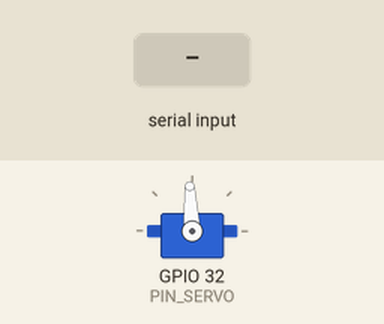
Simulated run of this sketch. Board: ESP32. Shown: servo. Inputs (shaded band) come from the test bench. Servo pulses on a pin are drawn as a servo (544–2400 µs = 0–180°); what the sketch prints to the serial monitor is not drawn.

Above: at 1.2 s.
1.3 s: "+\n" received over Serial
2.8 s: "90,45\n" received over Serial
Timing chart, 0 to 5.8 s (numbered marks = the images above; inputs shaded):
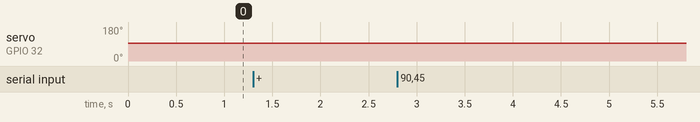

The sketch:

p2_kalibrasi_pulsa.ino
```cpp
/*
 * BAB 38 - Program 2: Kalibrasi Titik Ujung Servo (Tanpa Library)
 * Mengirim lebar pulsa pilihanmu ke servo memakai LEDC secara langsung.
 * Ketik di Serial Monitor (line ending: New Line), lalu tekan Enter:
 *   angka 500-2500 → kirim pulsa selebar itu (dalam µs), misalnya 1500
 *   +              → tambah 10 µs
 *   -              → kurangi 10 µs
 *
 * Rangkaian: SRV (header hijau) → IO32, servo di header servo kit (S V G)
 */

#define PIN_SERVO 32  // SRV → IO32

const uint32_t FREKUENSI_HZ = 50;      // 50 Hz → satu pulsa setiap 20 ms
const uint8_t RESOLUSI_BIT = 14;       // 2^14 = 16384 langkah per periode
const uint32_t PERIODE_US = 20000;     // 1 ÷ 50 Hz = 20.000 µs
const uint32_t LANGKAH_PENUH = 16384;  // 2^RESOLUSI_BIT

const int BATAS_BAWAH_US = 500;  // rentang aman yang boleh diketik
const int BATAS_ATAS_US = 2500;
const int LANGKAH_US = 10;       // besar perubahan untuk perintah + dan -

int pulsaUs = 1500;     // lebar pulsa sekarang; mulai di tengah
String penampung = "";  // karakter yang sudah tiba, menunggu akhir baris

// Mengubah lebar pulsa (µs) menjadi nilai duty LEDC 14 bit, dibulatkan
uint32_t pulsaKeDuty(int us) {
  return ((uint32_t)us * LANGKAH_PENUH + PERIODE_US / 2) / PERIODE_US;
}

void kirimPulsa(int us) {
  pulsaUs = constrain(us, BATAS_BAWAH_US, BATAS_ATAS_US);
  uint32_t duty = pulsaKeDuty(pulsaUs);
  ledcWrite(PIN_SERVO, duty);
  Serial.printf("Pulsa: %4d us | duty: %4lu dari %lu (%.2f%%)\n", pulsaUs,
                (unsigned long)duty, (unsigned long)LANGKAH_PENUH,
                duty * 100.0 / LANGKAH_PENUH);
}

void prosesPerintah(String perintah) {
  perintah.trim();                     // buang spasi dan karakter '\r'
  if (perintah.length() == 0) return;  // baris kosong: abaikan

  Serial.print("> ");
  Serial.println(perintah);

  if (perintah == "+") {
    kirimPulsa(pulsaUs + LANGKAH_US);
  } else if (perintah == "-") {
    kirimPulsa(pulsaUs - LANGKAH_US);
  } else {
    int angka = perintah.toInt();  // teks yang bukan angka menjadi 0
    if (angka >= BATAS_BAWAH_US && angka <= BATAS_ATAS_US) {
      kirimPulsa(angka);
    } else {
      Serial.println("Ketik angka 500-2500, atau + atau -");
    }
  }
}

void setup() {
  Serial.begin(115200);
  Serial.println("BAB 38 - Program 2: Kalibrasi Titik Ujung Servo");

  // IO32 menjadi PWM 50 Hz dengan resolusi 14 bit
  if (!ledcAttach(PIN_SERVO, FREKUENSI_HZ, RESOLUSI_BIT)) {
    Serial.println("Gagal mengatur PWM di IO32!");
    while (true) {
      delay(1000);  // program berhenti di sini
    }
  }

  Serial.println("Ketik lebar pulsa 500-2500 (us), atau + / -, lalu tekan Enter.");
  kirimPulsa(pulsaUs);  // mulai dari tengah (1500 µs)
}

void loop() {
  // Ambil hanya karakter yang sudah tiba, tanpa menunggu (pola BAB 16)
  while (Serial.available() > 0) {
    char c = Serial.read();
    if (c == '\n') {
      prosesPerintah(penampung);
      penampung = "";
    } else if (penampung.length() < 10) {
      penampung += c;
    }
  }
}
```

Measured:
- after the input at 1.3 s, servo on GPIO 32 (PIN_SERVO): 93° → 94° at once
- after the input at 2.8 s, every drawn part: stays the same
